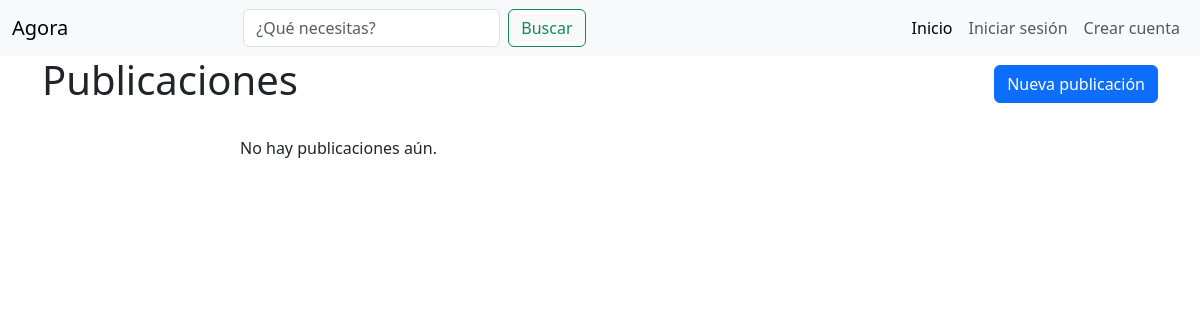
The app's page /, older data.
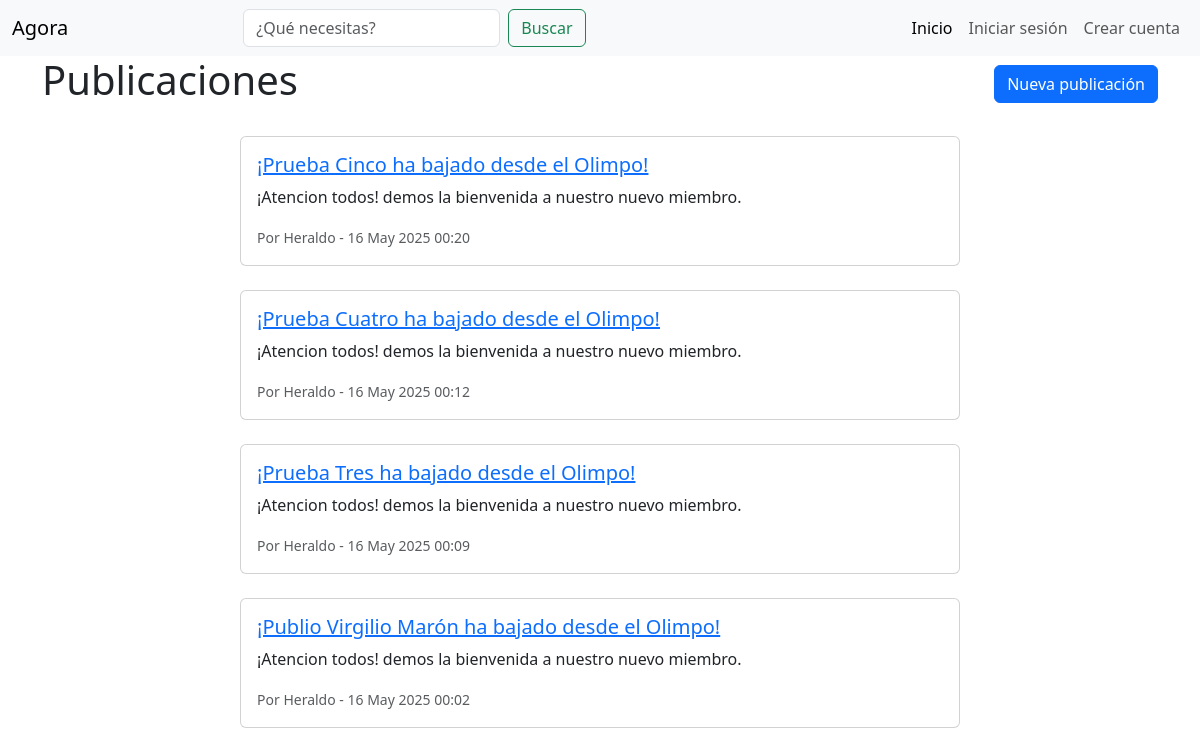
The same page, newer data.
### blog/models.py (models this page shows, shortened)
class Publicacion(models.Model):
    titulo = models.CharField(max_length=200)
    contenido = models.TextField()
    fecha_publicacion = models.DateTimeField(auto_now_add=True)
    imagen = models.ImageField(upload_to='blog/images/', null=True, blank=True)
    creado = models.DateTimeField(auto_now_add=True)
    actualizado = models.DateTimeField(auto_now=True)
    autor = models.ForeignKey(User, on_delete=models.CASCADE, default=get_default_user)

### blog/views.py (the view)
# urls.py: path('', views.publicacion_list, name='home'),
def publicacion_list(request):
    publicaciones = Publicacion.objects.all().order_by('-fecha_publicacion')
    return render(request, 'blog/publicacion_list.html', {'publicaciones': publicaciones})

### blog/templates/blog/publicacion_list.html (shortened to what this page needs)
{% extends 'base.html' %}
{% block content %}
  <div class="d-flex justify-content-between align-items-center mb-3">
    <h1>Publicaciones</h1>
    <a href="{% url 'publicacion_create' %}" class="btn btn-primary">Nueva publicación</a>
  </div>
  <div class="container mt-4">
  <div class="row justify-content-center">
    <div class="col-md-8">
      {% for publicacion in publicaciones %}
        <div class="card mb-4">
          <div class="card-body">
            <h5 class="card-title">
              <a href="{% url 'publicacion_detail' publicacion.pk %}">
                {{ publicacion.titulo }}
              </a>
            </h5>
            <p class="card-text">
              {{ publicacion.contenido|truncatechars:150 }}
            </p>
            <small class="text-muted">
              Por {{ publicacion.autor.username }} - {{ publicacion.fecha_publicacion|date:"d M Y H:i" }}
            </small>
          </div>
        </div>
      {% empty %}
        <p>No hay publicaciones aún.</p>
      {% endfor %}
    </div>
  </div>
</div>
{% endblock %}

### templates/base.html (shortened to what this page needs)
{% load static %}
<!doctype html>
<html lang="en">
  <head>
    <link href="https://cdn.jsdelivr.net/npm/bootstrap@5.3.6/dist/css/bootstrap.min.css" rel="stylesheet">
  </head>
  <body>
    <nav class="navbar navbar-expand-lg bg-body-tertiary">
      <div class="container-fluid">
        <a class="navbar-brand" href="{% url 'home' %}">Agora</a>
        <div class="collapse navbar-collapse" id="navbarSupportedContent">
            <form class="d-flex mx-auto" role="search">
                <input class="form-control me-2" type="search" placeholder="¿Qué necesitas?" aria-label="Search"/>
                <button class="btn btn-outline-success" type="submit">Buscar</button>
            </form>
          <ul class="navbar-nav ms-auto mb-2 mb-lg-0">
            <li class="nav-item">
              <a class="nav-link active" aria-current="page" href="{% url 'home' %}">Inicio</a>
            </li>
            {% if user.is_authenticated %}
            <a class="nav-link" href="{% url 'consultar_destino' %}">Oráculo</a>
            <li class="nav-item dropdown">
              <a class="nav-link dropdown-toggle" href="#" role="button" data-bs-toggle="dropdown" aria-expanded="false">
                {{ user.username }}
              </a>
              <ul class="dropdown-menu">
                <li><a class="dropdown-item" href="{% url 'profile' %}">Mi perfil</a></li>
                <li><a class="dropdown-item" href="{% url 'edit_profile' %}">Editar perfil</a></li>
                <li><hr class="dropdown-divider"></li>
              </ul>
              </li>
              <a class="nav-link" href="{% url 'logout' %}">Cerrar sesión</a>
              {% else %}
                <a class="nav-link" href="{% url 'login' %}">Iniciar sesión</a>
                <a class="nav-link" href="{% url 'register' %}">Crear cuenta</a>
              {% endif %}
          </ul>
        </div>
      </div>
    </nav>
    <div class="container">
    {% block content %}
    {% endblock %}
    </div>
  </body>
</html>

Row changes from the older to the newer data that the page shows:
added Publicacion: titulo "¡Prueba Cinco ha bajado desde el Olimpo!", contenido "¡Atencion todos! demos la bienvenida a nuestro nuevo miembro.", autor.username "Heraldo", fecha_publicacion "16 May 2025 00:20"
added Publicacion: titulo "¡Prueba Cuatro ha bajado desde el Olimpo!", contenido "¡Atencion todos! demos la bienvenida a nuestro nuevo miembro.", autor.username "Heraldo", fecha_publicacion "16 May 2025 00:12"
added Publicacion: titulo "¡Prueba Tres ha bajado desde el Olimpo!", contenido "¡Atencion todos! demos la bienvenida a nuestro nuevo miembro.", autor.username "Heraldo", fecha_publicacion "16 May 2025 00:09"
added Publicacion: titulo "¡Publio Virgilio Marón ha bajado desde el Olimpo!", contenido "¡Atencion todos! demos la bienvenida a nuestro nuevo miembro.", autor.username "Heraldo", fecha_publicacion "16 May 2025 00:02"
Text that changed along with them:
text no longer shown: "No hay publicaciones aún."
